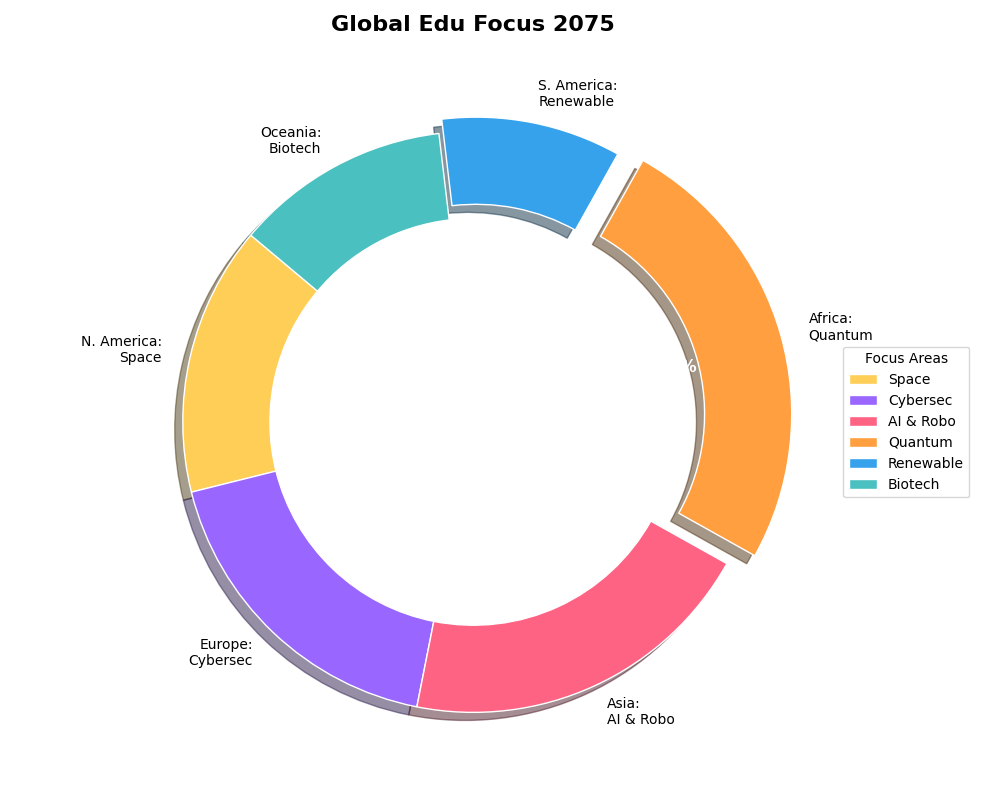

The script that drew this image:
import matplotlib.pyplot as plt
import numpy as np

# Data updates with shortened names
regions = ['N. America', 'Europe', 'Asia', 'Africa', 'S. America', 'Oceania']
educational_focuses = ['Space', 'Cybersec', 'AI & Robo', 'Quantum', 'Renewable', 'Biotech']
percentages = [15, 18, 20, 25, 10, 12]

colors = ['#FFCE56', '#9966FF', '#FF6384', '#FF9F40', '#36A2EB', '#4BC0C0']
explode = [0.1 if perc == max(percentages) else 0.05 if perc == min(percentages) else 0 for perc in percentages]

fig, ax = plt.subplots(figsize=(10, 8), subplot_kw=dict(aspect="equal"))

wedges, texts, autotexts = ax.pie(
    percentages,
    explode=explode,
    labels=None,
    colors=colors,
    autopct='%1.1f%%',
    startangle=140,
    wedgeprops=dict(width=0.3, edgecolor='w'),
    shadow=True
)

# Annotating each wedge with abbreviated labels
for i, text in enumerate(texts):
    txt = f"{regions[i]}:\n{educational_focuses[i]}"
    text.set_text(txt)
    text.set_size(10)
    text.set_color('black')

plt.setp(autotexts, size=12, weight='bold', color='white')

# Adding center circle for the donut shape
centre_circle = plt.Circle((0,0), 0.70, fc='white')
ax.add_artist(centre_circle)

# Simplified title
ax.set_title("Global Edu Focus 2075", fontsize=16, fontweight='bold', pad=20)

# Legend settings with abbreviated names
ax.legend(wedges, educational_focuses, title="Focus Areas", loc="center left", bbox_to_anchor=(1, 0, 0.5, 1))

plt.tight_layout()

plt.show()
